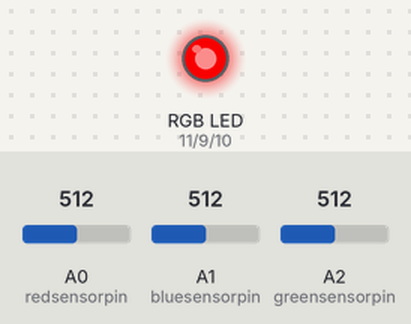
A sketch run on a simulated Arduino Uno, built with avr-gcc and run on an emulated ATmega328P. Shown: an RGB LED mixed from three pins (HIGH = lit). The test bench sets the inputs (shaded band); at power-on: A0 (redsensorpin) = 512, A1 (bluesensorpin) = 512, A2 (greensensorpin) = 512. Dim RGB values are drawn brighter than linear; random numbers use the default seed unless the sketch sets one.

Above: at 0.06 s.
At 5.13 s:
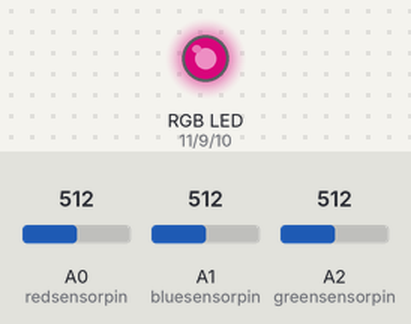
At 10.06 s:
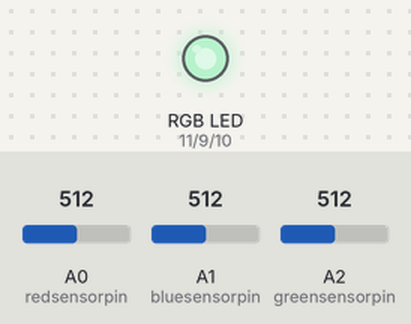
At 19.92 s:
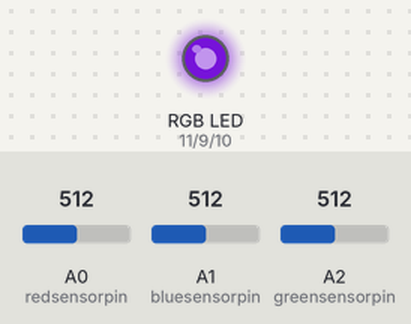
At 29.77 s:
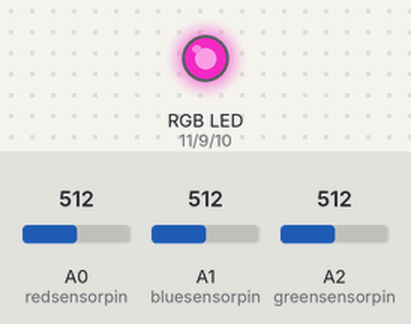
At 39.63 s:
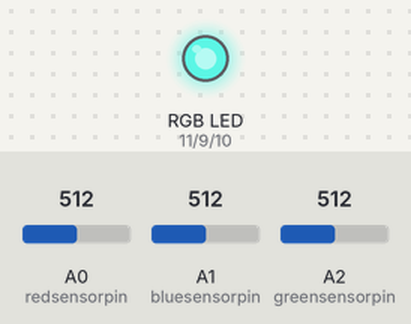
Timing chart, 0 to 40.0 s (numbered marks = the images above):
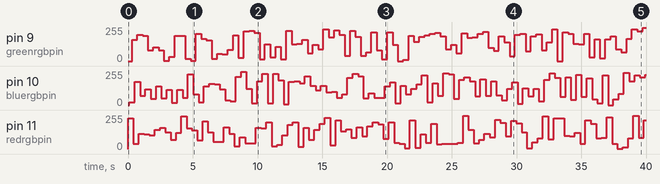

Measured:
- by itself, pin 10 (bluergbpin): 0/255 → 19/255 at 0.11 s, → 175/255 0.41 s later, → 68/255 0.41 s later, → 120/255 0.41 s later, … (98 changes in this stretch)
- by itself, pin 11 (redrgbpin): 0/255 → 232/255 at 0.01 s, → 38/255 0.41 s later, → 114/255 0.41 s later, → 109/255 0.41 s later, … (98 changes in this stretch)

The sketch:

PWM-RGB.ino
```cpp
const int redrgbpin = 11;
const int bluergbpin = 10;
const int greenrgbpin = 9;

const int redsensorpin = A0;
const int bluesensorpin = A1;
const int greensensorpin = A2;

int red = 0;
int blue = 0;
int green = 0;

int redsensor = 0;
int bluesensor = 0;
int greensensor = 0;


void setup() {
  // put your setup code here, to run once:
 Serial.begin(9600);
 pinMode(redrgbpin, OUTPUT);
 pinMode(bluergbpin, OUTPUT);
 pinMode(greenrgbpin, OUTPUT);

}

void loop() {
  // put your main code here, to run repeatedly:
  redsensor = analogRead(redsensorpin);
  delay(5);
  bluesensor = analogRead(bluesensorpin);
  delay(5);
  greensensor = analogRead(greensensorpin);

  red = random(255);
  blue = random(255);
  green = random(255);

  analogWrite(redrgbpin,red);
  delay(100);
  analogWrite(bluergbpin,blue);
  delay(200);
  analogWrite(greenrgbpin,green);
  delay(100);

}
```
